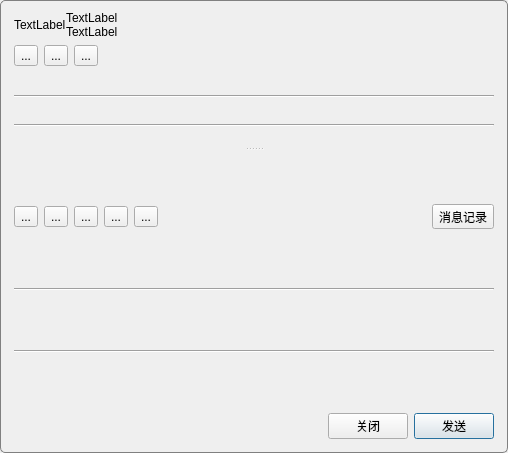
<?xml version="1.0" encoding="UTF-8"?>
<ui version="4.0">
 <class>QQFriendChatDlg</class>
 <widget class="QDialog" name="QQFriendChatDlg">
  <property name="geometry">
   <rect>
    <x>0</x>
    <y>0</y>
    <width>508</width>
    <height>453</height>
   </rect>
  </property>
  <property name="windowTitle">
   <string>Dialog</string>
  </property>
  <property name="styleSheet">
   <string notr="true">QWidget#QQFriendChatDlg {
border:1px solid grey;
border-radius:5px;
}</string>
  </property>
  <layout class="QVBoxLayout" name="verticalLayout_2">
   <item>
    <layout class="QHBoxLayout" name="horizontalLayout_6">
     <property name="spacing">
      <number>0</number>
     </property>
     <property name="leftMargin">
      <number>3</number>
     </property>
     <item>
      <layout class="QHBoxLayout" name="horizontalLayout">
       <item>
        <widget class="QLabel" name="lbl_avatar_">
         <property name="sizePolicy">
          <sizepolicy hsizetype="Fixed" vsizetype="Fixed">
           <horstretch>0</horstretch>
           <verstretch>0</verstretch>
          </sizepolicy>
         </property>
         <property name="text">
          <string>TextLabel</string>
         </property>
        </widget>
       </item>
       <item>
        <layout class="QVBoxLayout" name="verticalLayout">
         <item>
          <widget class="QLabel" name="lbl_name_">
           <property name="text">
            <string>TextLabel</string>
           </property>
          </widget>
         </item>
         <item>
          <widget class="QLabel" name="lbl_mood_">
           <property name="text">
            <string>TextLabel</string>
           </property>
          </widget>
         </item>
        </layout>
       </item>
      </layout>
     </item>
    </layout>
   </item>
   <item>
    <layout class="QHBoxLayout" name="horizontalLayout_2">
     <property name="leftMargin">
      <number>3</number>
     </property>
     <property name="bottomMargin">
      <number>3</number>
     </property>
     <item>
      <widget class="QToolButton" name="toolButton">
       <property name="text">
        <string>...</string>
       </property>
      </widget>
     </item>
     <item>
      <widget class="QToolButton" name="toolButton_2">
       <property name="text">
        <string>...</string>
       </property>
      </widget>
     </item>
     <item>
      <widget class="QToolButton" name="toolButton_3">
       <property name="text">
        <string>...</string>
       </property>
      </widget>
     </item>
     <item>
      <spacer name="horizontalSpacer">
       <property name="orientation">
        <enum>Qt::Horizontal</enum>
       </property>
       <property name="sizeHint" stdset="0">
        <size>
         <width>40</width>
         <height>20</height>
        </size>
       </property>
      </spacer>
     </item>
    </layout>
   </item>
   <item>
    <widget class="QSplitter" name="splitter">
     <property name="styleSheet">
      <string notr="true">QSplitter#splitter{
margin:0 3 0 3;
}</string>
     </property>
     <property name="orientation">
      <enum>Qt::Vertical</enum>
     </property>
     <widget class="QWidget" name="layoutWidget">
      <layout class="QVBoxLayout" name="v_show_layout_">
       <item>
        <widget class="Line" name="second_line_">
         <property name="orientation">
          <enum>Qt::Horizontal</enum>
         </property>
        </widget>
       </item>
       <item>
        <widget class="Line" name="line_3">
         <property name="orientation">
          <enum>Qt::Horizontal</enum>
         </property>
        </widget>
       </item>
      </layout>
     </widget>
     <widget class="QWidget" name="layoutWidget">
      <layout class="QVBoxLayout" name="v_bottom_layout_">
       <item>
        <layout class="QHBoxLayout" name="horizontalLayout_3">
         <item>
          <widget class="QToolButton" name="toolButton_4">
           <property name="text">
            <string>...</string>
           </property>
          </widget>
         </item>
         <item>
          <widget class="QToolButton" name="tb_qqface_">
           <property name="text">
            <string>...</string>
           </property>
           <property name="icon">
            <iconset>
             <normaloff>images/ui/chatdialog/qqface.png</normaloff>images/ui/chatdialog/qqface.png</iconset>
           </property>
          </widget>
         </item>
         <item>
          <widget class="QToolButton" name="tb_send_img_">
           <property name="sizePolicy">
            <sizepolicy hsizetype="Fixed" vsizetype="Fixed">
             <horstretch>0</horstretch>
             <verstretch>0</verstretch>
            </sizepolicy>
           </property>
           <property name="text">
            <string>...</string>
           </property>
           <property name="icon">
            <iconset>
             <normaloff>images/ui/chatdialog/sendimg.png</normaloff>images/ui/chatdialog/sendimg.png</iconset>
           </property>
          </widget>
         </item>
         <item>
          <widget class="QToolButton" name="toolButton_8">
           <property name="text">
            <string>...</string>
           </property>
          </widget>
         </item>
         <item>
          <widget class="QToolButton" name="toolButton_9">
           <property name="text">
            <string>...</string>
           </property>
          </widget>
         </item>
         <item>
          <spacer name="horizontalSpacer_2">
           <property name="orientation">
            <enum>Qt::Horizontal</enum>
           </property>
           <property name="sizeHint" stdset="0">
            <size>
             <width>40</width>
             <height>20</height>
            </size>
           </property>
          </spacer>
         </item>
         <item>
          <widget class="QToolButton" name="toolButton_7">
           <property name="text">
            <string>消息记录</string>
           </property>
          </widget>
         </item>
        </layout>
       </item>
       <item>
        <widget class="Line" name="fourth_line_">
         <property name="orientation">
          <enum>Qt::Horizontal</enum>
         </property>
        </widget>
       </item>
       <item>
        <widget class="Line" name="line_5">
         <property name="orientation">
          <enum>Qt::Horizontal</enum>
         </property>
        </widget>
       </item>
      </layout>
     </widget>
    </widget>
   </item>
   <item>
    <layout class="QHBoxLayout" name="horizontalLayout_4">
     <property name="leftMargin">
      <number>3</number>
     </property>
     <property name="rightMargin">
      <number>3</number>
     </property>
     <property name="bottomMargin">
      <number>3</number>
     </property>
     <item>
      <spacer name="horizontalSpacer_3">
       <property name="orientation">
        <enum>Qt::Horizontal</enum>
       </property>
       <property name="sizeHint" stdset="0">
        <size>
         <width>40</width>
         <height>20</height>
        </size>
       </property>
      </spacer>
     </item>
     <item>
      <widget class="QPushButton" name="pb_close_">
       <property name="text">
        <string>关闭</string>
       </property>
      </widget>
     </item>
     <item>
      <widget class="QPushButton" name="pb_send_msg_">
       <property name="text">
        <string>发送</string>
       </property>
       <property name="default">
        <bool>true</bool>
       </property>
      </widget>
     </item>
    </layout>
   </item>
  </layout>
 </widget>
 <resources/>
 <connections/>
</ui>
